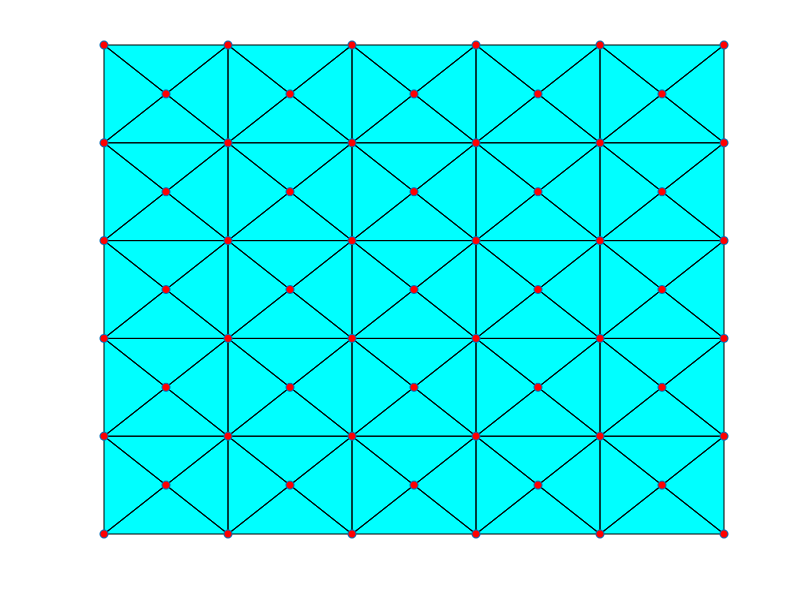

MATLAB code to generate this figure: (Note: this script raises an error after producing the figure.)
clc;
clear;

% Define the domain dimensions
W = 1;
H = 1;

% Number of nodes in each direction
Nx = 6;
Ny = 6;

% Element size
dx = W / (Nx-1);
dy = H / (Ny-1);

% Material properties
T_val = 25;
k_val = 50;

% nodes
p = zeros(2, Nx*Ny);
index = 0;
for i = 1:Ny
    for j = 1:Nx
        index = index + 1;
        p(:, index) = [(j-1)*dx; (i-1)*dy];
    end
end

% Center nodes
x_cells = Nx-1;
y_cells = Ny-1;
centers = zeros(2, x_cells*y_cells);
index = 0;
for i = 1:y_cells
    for j = 1:x_cells
        index = index + 1;
        centers(:, index) = [(j-0.5)*dx; (i-0.5)*dy];
    end
end
p = [p centers]; % Combine original and center nodes

% Generate triangular elements
el = [];
center_offset = Nx * Ny;
for i = 1:y_cells
    for j = 1:x_cells
        % Corner node indices
        index1 = (i-1)*Nx + j;
        index2 = index1 + 1;
        index3 = index2 + Nx;
        index4 = index3 - 1;
        
        % Center node index
        center_idx = center_offset + (i-1)*x_cells + j;
        
        % Create four triangular elements per cell ensuring symmetry
        el = [el [index1; index2; center_idx]];
        el = [el [index2; index3; center_idx]];
        el = [el [index3; index4; center_idx]];
        el = [el [index4; index1; center_idx]];
    end
end

figure;
hold on;
patch('faces', el', 'vertices', p', 'facecolor', 'c', 'edgecolor', 'k');
plot(p(1,:), p(2,:), 'o', 'MarkerFaceColor', 'r');
axis off;
hold off;

% Stiffness matrix assembly
n = length(el);
K_global = zeros(length(p));

for i = 1:n
    nodes = el(:,i);
    x = p(1, nodes);
    y = p(2, nodes);
    
    J = [x(1)-x(3), x(2)-x(3); y(1)-y(3), y(2)-y(3)];
    A = 0.5 * abs(det(J));
    Q = [1, 0, -1; 0, 1, -1];
    K = k_val * A * (Q' / J) * (Q' / J)';
    
    for j = 1:3
        for k = 1:3
            K_global(nodes(j), nodes(k)) = K_global(nodes(j), nodes(k)) + K(j,k);
        end
    end
end

% Load vector (heat source)
xc = 0.5;
yc = 0.5;
q = 1000;
q_global = zeros(size(p,2),1);

% Distribute heat source among elements
for i = 1:length(p)
    x = p(1,i);
    y = p(2,i);
    if x == 0.5 && y == 0.5
        q_global(i) = 1000;
        break;
    end
end

% Apply boundary conditions
Known = find(p(1,:) == 0); %assuming left side to be 4th side
Unknown = setdiff(1:length(p), Known);

% Partition stiffness matrix and force vector
K1 = K_global(Unknown, Unknown);
K2 = K_global(Unknown, Known);
T_calc = T_val * ones(length(Known),1);
f = q_global(Unknown) - K2 * T_calc;

% Solve for unknown temperatures
T_free = K1 \ f;

% Assemble final temperature vector
T = zeros(length(p),1);
T(Unknown) = T_free;
T(Known) = T_val;

% Display results
disp('Temperature Distribution (C):');
for i = 1:size(p,2)
    disp(['Node ', num2str(i), ' (', num2str(p(1,i)), ',', num2str(p(2,i)), '): ', num2str(T(i))]);
end

% Plot temperature contour
grid_x = linspace(0, W, 50);
grid_y = linspace(0, H, 50);
[Xq, Yq] = meshgrid(grid_x, grid_y);
Tq = griddata(p(1,:), p(2,:), T, Xq, Yq, 'cubic');
figure;
contourf(Xq, Yq, Tq, 200, 'LineColor', 'none');
colorbar;
title('Temperature Contour Plot');
xlabel('X');
ylabel('Y');

% Plot temperature along horizontal line
x_vals = linspace(0, W, 50);
T_vals = griddata(p(1,:), p(2,:), T, x_vals, repmat(0.5, size(x_vals)), 'cubic');
figure;
plot(x_vals, T_vals, '-', 'LineWidth', 2);
title('Temperature Variation along y = 0.5');
xlabel('X');
ylabel('Temperature (C)');
grid on;